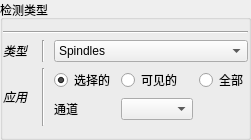
                 <widget class="QGroupBox" name="groupBox_3">
                  <property name="title">
                   <string>检测类型</string>
                  </property>
                  <layout class="QVBoxLayout" name="verticalLayout_33">
                   <property name="leftMargin">
                    <number>0</number>
                   </property>
                   <property name="rightMargin">
                    <number>0</number>
                   </property>
                   <item>
                    <widget class="Line" name="line_3">
                     <property name="orientation">
                      <enum>Qt::Horizontal</enum>
                     </property>
                    </widget>
                   </item>
                   <item>
                    <layout class="QGridLayout" name="gridLayout">
                     <item row="0" column="1">
                      <widget class="QLabel" name="label_39">
                       <property name="font">
                        <font>
                         <italic>true</italic>
                         <stylestrategy>PreferDefault</stylestrategy>
                         <kerning>true</kerning>
                        </font>
                       </property>
                       <property name="text">
                        <string>类型</string>
                       </property>
                      </widget>
                     </item>
                     <item row="2" column="3">
                      <widget class="QLabel" name="label_25">
                       <property name="text">
                        <string>通道</string>
                       </property>
                      </widget>
                     </item>
                     <item row="0" column="3" colspan="3">
                      <widget class="QComboBox" name="_ToolDetectType">
                       <property name="toolTip">
                        <string>&lt;html&gt;&lt;head/&gt;&lt;body&gt;&lt;p&gt;Choose the detection type&lt;/p&gt;&lt;/body&gt;&lt;/html&gt;</string>
                       </property>
                       <item>
                        <property name="text">
                         <string>Spindles</string>
                        </property>
                       </item>
                       <item>
                        <property name="text">
                         <string>REM</string>
                        </property>
                       </item>
                       <item>
                        <property name="text">
                         <string>K-complexes</string>
                        </property>
                       </item>
                       <item>
                        <property name="text">
                         <string>Slow waves</string>
                        </property>
                       </item>
                       <item>
                        <property name="text">
                         <string>Muscle twitches</string>
                        </property>
                       </item>
                       <item>
                        <property name="text">
                         <string>Peaks</string>
                        </property>
                       </item>
                       <item>
                        <property name="text">
                         <string>Artifact-EEG</string>
                        </property>
                       </item>
                       <item>
                        <property name="text">
                         <string>Spindles-a</string>
                        </property>
                       </item>
                       <item>
                        <property name="text">
                         <string>Spindles-b</string>
                        </property>
                       </item>
                       <item>
                        <property name="text">
                         <string>Artifact-ECG</string>
                        </property>
                       </item>
                       <item>
                        <property name="text">
                         <string>test1</string>
                        </property>
                       </item>
                      </widget>
                     </item>
                     <item row="1" column="2" rowspan="3">
                      <widget class="Line" name="line_9">
                       <property name="minimumSize">
                        <size>
                         <width>10</width>
                         <height>0</height>
                        </size>
                       </property>
                       <property name="orientation">
                        <enum>Qt::Vertical</enum>
                       </property>
                      </widget>
                     </item>
                     <item row="1" column="4">
                      <widget class="QRadioButton" name="_ToolRdViz">
                       <property name="text">
                        <string>可见的</string>
                       </property>
                      </widget>
                     </item>
                     <item row="0" column="2">
                      <widget class="Line" name="line_10">
                       <property name="minimumSize">
                        <size>
                         <width>10</width>
                         <height>0</height>
                        </size>
                       </property>
                       <property name="orientation">
                        <enum>Qt::Vertical</enum>
                       </property>
                      </widget>
                     </item>
                     <item row="1" column="1" rowspan="3">
                      <widget class="QLabel" name="label_49">
                       <property name="font">
                        <font>
                         <italic>true</italic>
                         <stylestrategy>PreferDefault</stylestrategy>
                         <kerning>true</kerning>
                        </font>
                       </property>
                       <property name="text">
                        <string>应用</string>
                       </property>
                      </widget>
                     </item>
                     <item row="1" column="3">
                      <widget class="QRadioButton" name="_ToolRdSelected">
                       <property name="text">
                        <string>选择的</string>
                       </property>
                       <property name="checked">
                        <bool>true</bool>
                       </property>
                      </widget>
                     </item>
                     <item row="1" column="5">
                      <widget class="QRadioButton" name="_ToolRdAll">
                       <property name="text">
                        <string>全部</string>
                       </property>
                      </widget>
                     </item>
                     <item row="2" column="4">
                      <widget class="QComboBox" name="_ToolDetectChan">
                       <property name="toolTip">
                        <string>&lt;html&gt;&lt;head/&gt;&lt;body&gt;&lt;p&gt;Pick up a channel to run the detection (only avaible with &amp;quot;Selected&amp;quot; option)&lt;/p&gt;&lt;/body&gt;&lt;/html&gt;</string>
                       </property>
                      </widget>
                     </item>
                     <item row="2" column="5">
                      <spacer name="horizontalSpacer_28">
                       <property name="orientation">
                        <enum>Qt::Horizontal</enum>
                       </property>
                       <property name="sizeHint" stdset="0">
                        <size>
                         <width>40</width>
                         <height>20</height>
                        </size>
                       </property>
                      </spacer>
                     </item>
                    </layout>
                   </item>
                  </layout>
                 </widget>
